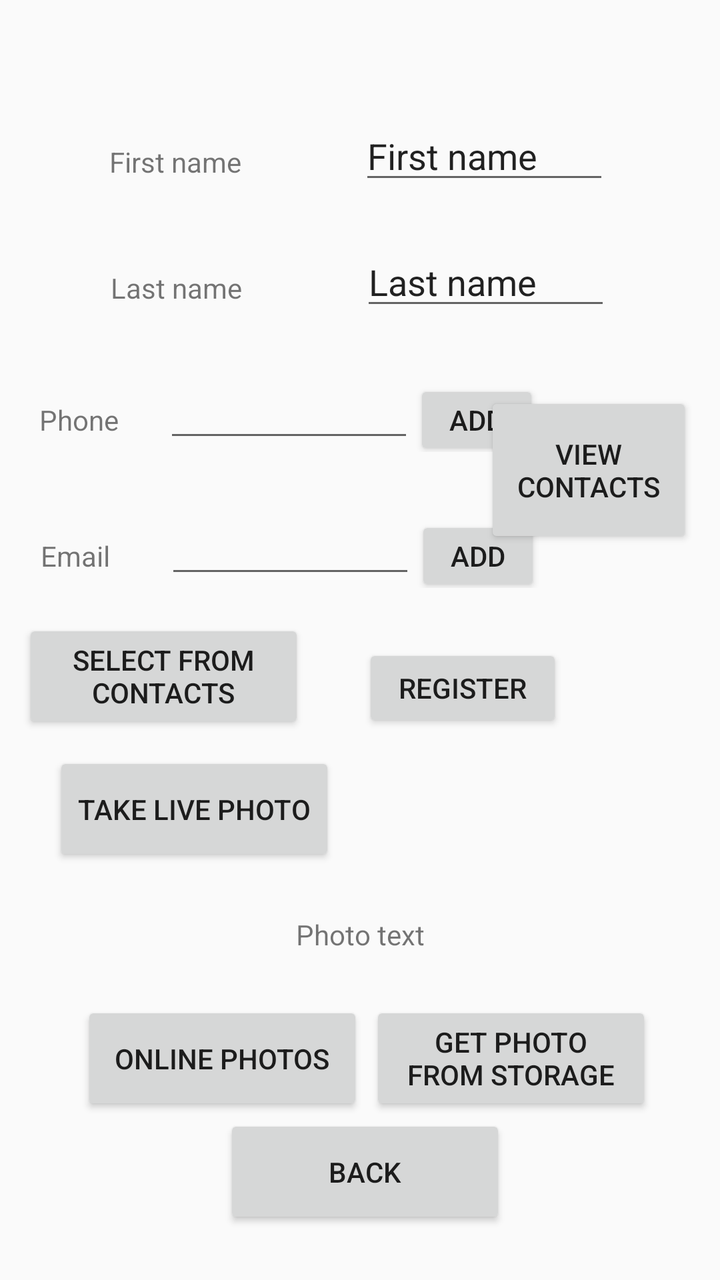
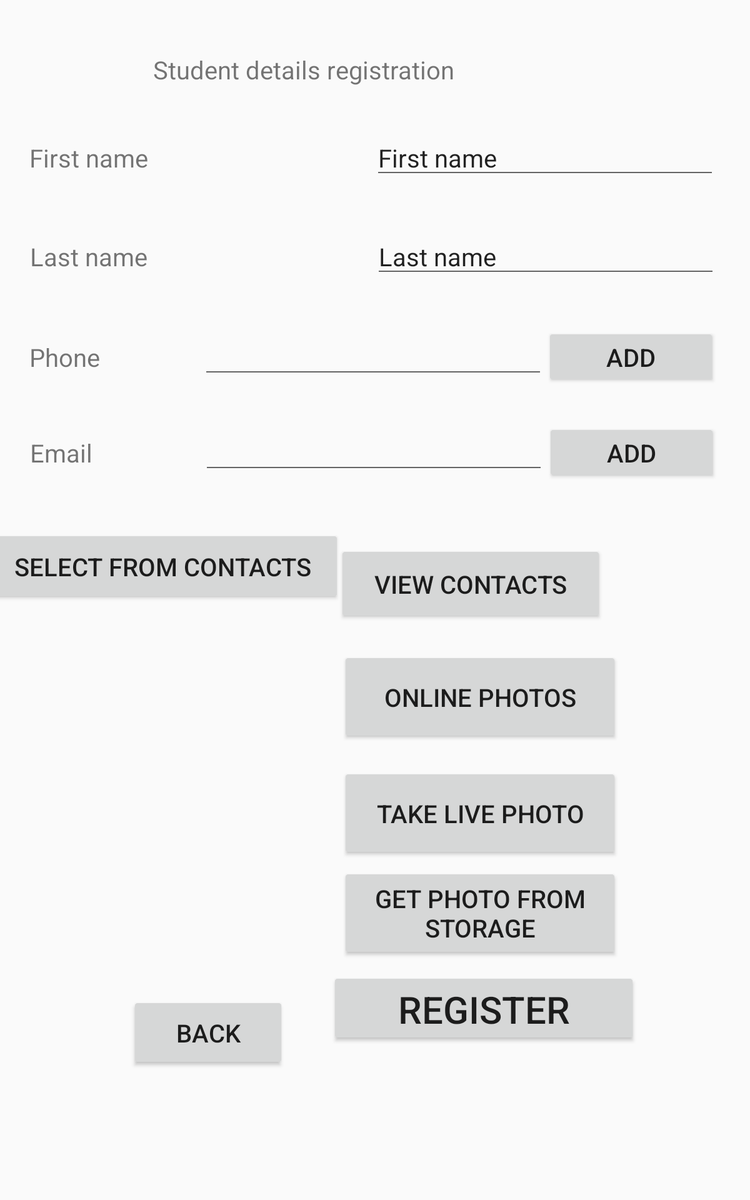

First picture: res/layout/ on a phone held upright. Second picture: the repository's own variant of that layout, on a device whose configuration matches the variant's folder. Source for both follows.
<!-- AndroidManifest.xml: application theme Theme.MathTestApp -->
<!-- res/layout/enter_student_details.xml -->
<?xml version="1.0" encoding="utf-8"?>
<androidx.constraintlayout.widget.ConstraintLayout xmlns:android="http://schemas.android.com/apk/res/android"
    xmlns:app="http://schemas.android.com/apk/res-auto"
    xmlns:tools="http://schemas.android.com/tools"
    android:layout_width="match_parent"
    android:layout_height="match_parent"
    android:id="@+id/registration">

    <Button
        android:id="@+id/contactsButton"
        android:layout_width="104dp"
        android:layout_height="78dp"
        android:text="view contacts"
        app:layout_constraintBottom_toBottomOf="parent"
        app:layout_constraintEnd_toEndOf="parent"
        app:layout_constraintHorizontal_bias="0.947"
        app:layout_constraintStart_toStartOf="parent"
        app:layout_constraintTop_toTopOf="parent"
        app:layout_constraintVertical_bias="0.349" />

    <Button
        android:id="@+id/studToMenu"
        android:layout_width="141dp"
        android:layout_height="57dp"
        android:text="back"
        app:layout_constraintBottom_toBottomOf="parent"
        app:layout_constraintEnd_toEndOf="parent"
        app:layout_constraintHorizontal_bias="0.511"
        app:layout_constraintStart_toStartOf="parent"
        app:layout_constraintTop_toTopOf="parent"
        app:layout_constraintVertical_bias="0.956" />

    <Button
        android:id="@+id/photoStorage"
        android:layout_width="141dp"
        android:layout_height="57dp"
        android:text="get photo from storage"
        app:layout_constraintBottom_toBottomOf="parent"
        app:layout_constraintEnd_toEndOf="parent"
        app:layout_constraintHorizontal_bias="0.844"
        app:layout_constraintStart_toStartOf="parent"
        app:layout_constraintTop_toTopOf="parent"
        app:layout_constraintVertical_bias="0.859" />

    <Button
        android:id="@+id/onlineButton"
        android:layout_width="141dp"
        android:layout_height="57dp"
        android:text="Online photos"
        app:layout_constraintBottom_toBottomOf="parent"
        app:layout_constraintEnd_toEndOf="parent"
        app:layout_constraintHorizontal_bias="0.185"
        app:layout_constraintStart_toStartOf="parent"
        app:layout_constraintTop_toTopOf="parent"
        app:layout_constraintVertical_bias="0.859" />

    <Button
        android:id="@+id/photoLiveButton"
        android:layout_width="141dp"
        android:layout_height="57dp"
        android:text="take live Photo"
        app:layout_constraintBottom_toBottomOf="parent"
        app:layout_constraintEnd_toEndOf="parent"
        app:layout_constraintHorizontal_bias="0.122"
        app:layout_constraintStart_toStartOf="parent"
        app:layout_constraintTop_toTopOf="parent"
        app:layout_constraintVertical_bias="0.645" />

    <Button
        android:id="@+id/selectContacts"
        android:layout_width="141dp"
        android:layout_height="57dp"
        android:text="select from contacts"
        app:layout_constraintBottom_toBottomOf="parent"
        app:layout_constraintEnd_toEndOf="parent"
        app:layout_constraintHorizontal_bias="0.051"
        app:layout_constraintStart_toStartOf="parent"
        app:layout_constraintTop_toTopOf="parent"
        app:layout_constraintVertical_bias="0.531" />

    <LinearLayout
        android:id="@+id/FirstNameLayout"
        android:layout_width="250dp"
        android:layout_height="40dp"
        app:layout_constraintBottom_toBottomOf="parent"
        app:layout_constraintEnd_toEndOf="parent"
        app:layout_constraintHorizontal_bias="0.496"
        app:layout_constraintStart_toStartOf="parent"
        app:layout_constraintTop_toTopOf="parent"
        app:layout_constraintVertical_bias="0.095">

        <TextView
            android:id="@+id/firstNameText"
            android:layout_width="0dp"
            android:layout_height="wrap_content"
            android:layout_weight="1"
            android:text="First name" />

        <EditText
            android:id="@+id/firstNameInput"
            android:layout_width="0dp"
            android:layout_height="wrap_content"
            android:layout_weight="1"
            android:inputType="textPersonName"
            android:text="First name" />
    </LinearLayout>

    <LinearLayout
        android:id="@+id/LastNameLayout"
        android:layout_width="250dp"
        android:layout_height="40dp"
        app:layout_constraintBottom_toBottomOf="parent"
        app:layout_constraintEnd_toEndOf="parent"
        app:layout_constraintHorizontal_bias="0.503"
        app:layout_constraintStart_toStartOf="parent"
        app:layout_constraintTop_toBottomOf="@id/FirstNameLayout"
        app:layout_constraintVertical_bias="0.046">

        <TextView
            android:id="@+id/lastNameText"
            android:layout_width="0dp"
            android:layout_height="wrap_content"
            android:layout_weight="1"
            android:text="Last name" />

        <EditText
            android:id="@+id/lastNameInput"
            android:layout_width="0dp"
            android:layout_height="wrap_content"
            android:layout_weight="1"
            android:inputType="textPersonName"
            android:text="Last name" />
    </LinearLayout>

    <LinearLayout
        android:id="@+id/phoneNumLayout"
        android:layout_width="250dp"
        android:layout_height="40dp"
        app:layout_constraintBottom_toBottomOf="parent"
        app:layout_constraintEnd_toEndOf="parent"
        app:layout_constraintHorizontal_bias="0.18"
        app:layout_constraintStart_toStartOf="parent"
        app:layout_constraintTop_toBottomOf="@id/LastNameLayout"
        app:layout_constraintVertical_bias="0.059">

        <TextView
            android:id="@+id/phoneNumtext"
            android:layout_width="0dp"
            android:layout_height="wrap_content"
            android:layout_weight="1"
            android:text="Phone" />

        <EditText
            android:id="@+id/phoneNumInput"
            android:layout_width="0dp"
            android:layout_height="wrap_content"
            android:layout_weight="2"
            android:inputType="numberSigned" />

        <Button
            android:id="@+id/phoneNumButton"
            android:layout_width="0dp"
            android:layout_height="wrap_content"
            android:layout_weight="1"
            android:text="add" />
    </LinearLayout>

    <LinearLayout
        android:id="@+id/emailLayout"
        android:layout_width="250dp"
        android:layout_height="40dp"
        app:layout_constraintBottom_toBottomOf="parent"
        app:layout_constraintEnd_toEndOf="parent"
        app:layout_constraintHorizontal_bias="0.186"
        app:layout_constraintStart_toStartOf="parent"
        app:layout_constraintTop_toBottomOf="@id/phoneNumLayout"
        app:layout_constraintVertical_bias="0.075">

        <TextView
            android:id="@+id/emailText"
            android:layout_width="0dp"
            android:layout_height="wrap_content"
            android:layout_weight="1"
            android:text="Email" />

        <EditText
            android:id="@+id/emailInput"
            android:layout_width="0dp"
            android:layout_height="wrap_content"
            android:layout_weight="2" />

        <Button
            android:id="@+id/emailButton"
            android:layout_width="0dp"
            android:layout_height="wrap_content"
            android:layout_weight="1"
            android:text="add" />
    </LinearLayout>

    <Button
        android:id="@+id/registerButton"
        android:layout_width="100dp"
        android:layout_height="44dp"
        android:text="Register"
        app:layout_constraintBottom_toBottomOf="parent"
        app:layout_constraintEnd_toEndOf="parent"
        app:layout_constraintHorizontal_bias="0.697"
        app:layout_constraintStart_toStartOf="parent"
        app:layout_constraintTop_toTopOf="parent"
        app:layout_constraintVertical_bias="0.54" />

    <TextView
        android:id="@+id/photoText"
        android:layout_width="wrap_content"
        android:layout_height="wrap_content"
        android:text="Photo text"
        app:layout_constraintBottom_toBottomOf="parent"
        app:layout_constraintEnd_toEndOf="parent"
        app:layout_constraintStart_toStartOf="parent"
        app:layout_constraintTop_toBottomOf="@id/emailLayout" />

    <ImageView
        android:id="@+id/photoDisplay"
        android:layout_width="69dp"
        android:layout_height="50dp"
        app:layout_constraintBottom_toBottomOf="parent"
        app:layout_constraintEnd_toEndOf="parent"
        app:layout_constraintHorizontal_bias="0.815"
        app:layout_constraintStart_toStartOf="parent"
        app:layout_constraintTop_toBottomOf="@id/emailLayout"
        app:layout_constraintVertical_bias="0.513" />


</androidx.constraintlayout.widget.ConstraintLayout>
<!-- resources referenced by this layout -->
<resources>
  <style name="Theme.MathTestApp" parent="Theme.AppCompat.Light.DarkActionBar">
          
          <item name="colorPrimary">@color/purple_500</item>
          <item name="colorPrimaryDark">@color/purple_700</item>
          <item name="colorAccent">@color/teal_200</item>
          
      </style>
</resources>
<!-- res/layout-sw600dp/enter_student_details.xml (the author's variant of the layout above) -->
<!-- drawn on a 7-inch tablet held upright -->
<?xml version="1.0" encoding="utf-8"?>
<androidx.constraintlayout.widget.ConstraintLayout xmlns:android="http://schemas.android.com/apk/res/android"
    xmlns:app="http://schemas.android.com/apk/res-auto"
    xmlns:tools="http://schemas.android.com/tools"
    android:layout_width="match_parent"
    android:layout_height="match_parent"
    android:id="@+id/registration">


    <Button
        android:id="@+id/contactsButton"
        android:layout_width="213dp"
        android:layout_height="63dp"
        android:layout_marginTop="28dp"
        android:text="view contacts"
        android:textSize="20dp"
        app:layout_constraintBottom_toBottomOf="parent"
        app:layout_constraintEnd_toEndOf="parent"
        app:layout_constraintHorizontal_bias="0.698"
        app:layout_constraintStart_toStartOf="parent"
        app:layout_constraintTop_toBottomOf="@+id/emailLayout"
        app:layout_constraintVertical_bias="0.003" />

    <Button
        android:id="@+id/studToMenu"
        android:layout_width="125dp"
        android:layout_height="59dp"
        android:text="back"
        android:textSize="20dp"
        app:layout_constraintBottom_toBottomOf="parent"
        app:layout_constraintEnd_toStartOf="@+id/registerButton"
        app:layout_constraintHorizontal_bias="0.747"
        app:layout_constraintStart_toStartOf="parent"
        app:layout_constraintTop_toBottomOf="@+id/photoDisplay"
        app:layout_constraintVertical_bias="0.042" />

    <Button
        android:id="@+id/selectContacts"
        android:layout_width="287dp"
        android:layout_height="60dp"
        android:text="select from contacts"
        android:textSize="20dp"
        app:layout_constraintBottom_toBottomOf="parent"
        app:layout_constraintEnd_toStartOf="@+id/contactsButton"
        app:layout_constraintHorizontal_bias="0.837"
        app:layout_constraintStart_toStartOf="parent"
        app:layout_constraintTop_toBottomOf="@+id/emailLayout"
        app:layout_constraintVertical_bias="0.034" />

    <Button
        android:id="@+id/registerButton"
        android:layout_width="246dp"
        android:layout_height="59dp"
        android:text="Register"
        android:textSize="30dp"
        app:layout_constraintBottom_toBottomOf="parent"
        app:layout_constraintEnd_toEndOf="parent"
        app:layout_constraintHorizontal_bias="0.746"
        app:layout_constraintStart_toStartOf="parent"
        app:layout_constraintTop_toBottomOf="@+id/photoStorage"
        app:layout_constraintVertical_bias="0.07" />

    <TextView
        android:id="@+id/Instruct"
        android:layout_width="331dp"
        android:layout_height="85dp"
        android:text="Student details registration"
        android:textSize="20dp"
        app:layout_constraintBottom_toBottomOf="parent"
        app:layout_constraintEnd_toEndOf="parent"
        app:layout_constraintHorizontal_bias="0.456"
        app:layout_constraintStart_toStartOf="parent"
        app:layout_constraintTop_toTopOf="parent"
        app:layout_constraintVertical_bias="0.048" />

    <LinearLayout
        android:id="@+id/LastNameLayout"
        android:layout_width="550dp"
        android:layout_height="68dp"
        app:layout_constraintBottom_toBottomOf="parent"
        app:layout_constraintEnd_toEndOf="parent"
        app:layout_constraintHorizontal_bias="0.478"
        app:layout_constraintStart_toStartOf="parent"
        app:layout_constraintTop_toBottomOf="@id/FirstNameLayout"
        app:layout_constraintVertical_bias="0.015">

        <TextView
            android:id="@+id/lastNameText"
            android:layout_width="0dp"
            android:layout_height="wrap_content"
            android:layout_weight="1"
            android:text="Last name"
            android:textSize="20dp" />

        <EditText
            android:id="@+id/lastNameInput"
            android:layout_width="0dp"
            android:layout_height="wrap_content"
            android:layout_weight="1"
            android:inputType="textPersonName"
            android:text="Last name"
            android:textSize="20dp" />
    </LinearLayout>

    <LinearLayout
        android:id="@+id/phoneNumLayout"
        android:layout_width="550dp"
        android:layout_height="68dp"
        app:layout_constraintBottom_toBottomOf="parent"
        app:layout_constraintEnd_toEndOf="parent"
        app:layout_constraintHorizontal_bias="0.473"
        app:layout_constraintStart_toStartOf="parent"
        app:layout_constraintTop_toBottomOf="@id/LastNameLayout"
        app:layout_constraintVertical_bias="0.019">

        <TextView
            android:id="@+id/phoneNumtext"
            android:layout_width="0dp"
            android:layout_height="wrap_content"
            android:layout_weight="1"
            android:text="Phone"
            android:textSize="20dp" />

        <EditText
            android:id="@+id/phoneNumInput"
            android:layout_width="0dp"
            android:layout_height="wrap_content"
            android:layout_weight="2"
            android:inputType="numberSigned"
            android:textSize="20dp" />

        <Button
            android:id="@+id/phoneNumButton"
            android:layout_width="0dp"
            android:layout_height="wrap_content"
            android:layout_weight="1"
            android:text="add"
            android:textSize="20dp" />
    </LinearLayout>

    <LinearLayout
        android:id="@+id/emailLayout"
        android:layout_width="550dp"
        android:layout_height="68dp"
        app:layout_constraintBottom_toBottomOf="parent"
        app:layout_constraintEnd_toEndOf="parent"
        app:layout_constraintHorizontal_bias="0.478"
        app:layout_constraintStart_toStartOf="parent"
        app:layout_constraintTop_toBottomOf="@id/phoneNumLayout"
        app:layout_constraintVertical_bias="0.015">

        <TextView
            android:id="@+id/emailText"
            android:layout_width="0dp"
            android:layout_height="wrap_content"
            android:layout_weight="1"
            android:text="Email"
            android:textSize="20dp" />

        <EditText
            android:id="@+id/emailInput"
            android:layout_width="0dp"
            android:layout_height="wrap_content"
            android:layout_weight="2"
            android:textSize="20dp" />

        <Button
            android:id="@+id/emailButton"
            android:layout_width="0dp"
            android:layout_height="wrap_content"
            android:layout_weight="1"
            android:text="add"
            android:textSize="20dp" />
    </LinearLayout>

    <LinearLayout
        android:id="@+id/FirstNameLayout"
        android:layout_width="550dp"
        android:layout_height="68dp"
        app:layout_constraintBottom_toBottomOf="parent"
        app:layout_constraintEnd_toEndOf="parent"
        app:layout_constraintHorizontal_bias="0.473"
        app:layout_constraintStart_toStartOf="parent"
        app:layout_constraintTop_toTopOf="parent"
        app:layout_constraintVertical_bias="0.115">

        <TextView
            android:id="@+id/firstNameText"
            android:layout_width="0dp"
            android:textSize="20dp"
            android:layout_height="wrap_content"
            android:layout_weight="1"
            android:text="First name" />

        <EditText
            android:id="@+id/firstNameInput"
            android:layout_width="0dp"
            android:textSize="20dp"
            android:layout_height="wrap_content"
            android:layout_weight="1"
            android:inputType="textPersonName"
            android:text="First name" />
    </LinearLayout>

    <ImageView
        android:id="@+id/photoDisplay"
        android:layout_width="268dp"
        android:layout_height="300dp"
        app:layout_constraintBottom_toBottomOf="parent"
        app:layout_constraintEnd_toStartOf="@+id/photoLiveButton"
        app:layout_constraintHorizontal_bias="0.679"
        app:layout_constraintStart_toStartOf="parent"
        app:layout_constraintTop_toBottomOf="@+id/selectContacts"
        app:layout_constraintVertical_bias="0.052" />

    <Button
        android:id="@+id/photoLiveButton"
        android:layout_width="223dp"
        android:layout_height="74dp"
        android:layout_marginTop="18dp"
        android:text="take live Photo"
        android:textSize="20dp"
        app:layout_constraintBottom_toBottomOf="parent"
        app:layout_constraintEnd_toEndOf="parent"
        app:layout_constraintHorizontal_bias="0.723"
        app:layout_constraintStart_toStartOf="parent"
        app:layout_constraintTop_toBottomOf="@+id/onlineButton"
        app:layout_constraintVertical_bias="0.004" />

    <Button
        android:id="@+id/onlineButton"
        android:layout_width="223dp"
        android:layout_height="74dp"
        android:text="Online photos"
        android:textSize="20dp"
        app:layout_constraintBottom_toBottomOf="parent"
        app:layout_constraintEnd_toEndOf="parent"
        app:layout_constraintHorizontal_bias="0.723"
        app:layout_constraintStart_toStartOf="parent"
        app:layout_constraintTop_toBottomOf="@+id/contactsButton"
        app:layout_constraintVertical_bias="0.057" />

    <Button
        android:id="@+id/photoStorage"
        android:layout_width="223dp"
        android:layout_height="74dp"
        android:text="get photo from storage"
        android:textSize="20dp"
        app:layout_constraintBottom_toBottomOf="parent"
        app:layout_constraintEnd_toEndOf="parent"
        app:layout_constraintHorizontal_bias="0.723"
        app:layout_constraintStart_toStartOf="parent"
        app:layout_constraintTop_toBottomOf="@+id/photoLiveButton"
        app:layout_constraintVertical_bias="0.029" />


</androidx.constraintlayout.widget.ConstraintLayout>
